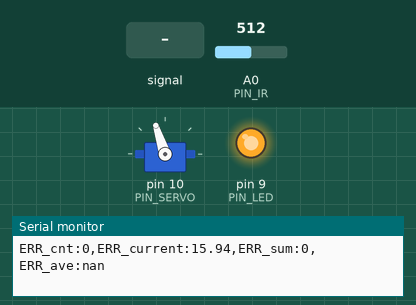
Bench run of a sketch on a simulated Arduino Uno, built with avr-gcc and run on an emulated ATmega328P. Parts: servo, output pins drawn as LEDs (lit = HIGH), the last lines printed to the serial monitor. Dashed ring = blinking. The inputs (shaded band) are chosen by the test bench; at power-on: A0 (PIN_IR) = 512.

Above: at 1.2 s.
1.3 s: A0 (PIN_IR) fed a 2 Hz sine of ±306 counts around its level
At 3.31 s:
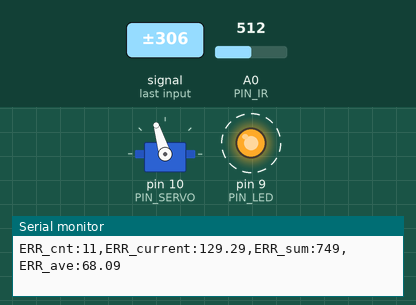
4.3 s: A0 (PIN_IR) fed a 200 Hz sine of ±81 counts around its level
At 4.72 s:
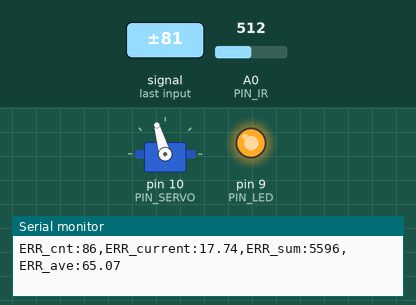
7.3 s: A0 (PIN_IR) set to 122
10.3 s: A0 (PIN_IR) set to 511
At 11.8 s:
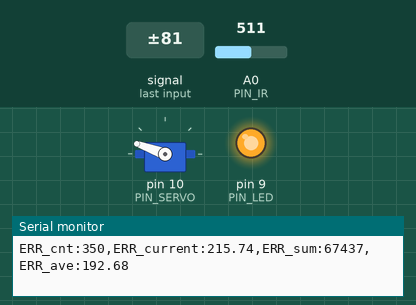
12.5 s: A0 (PIN_IR) set to 716
At 13.0 s:
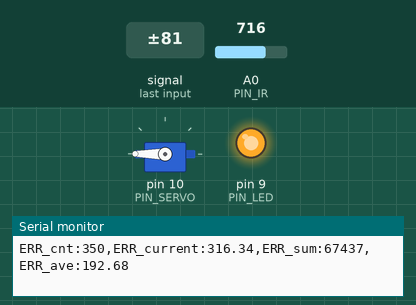
Timing chart, 0 to 15.0 s (numbered marks = the images above; inputs shaded):
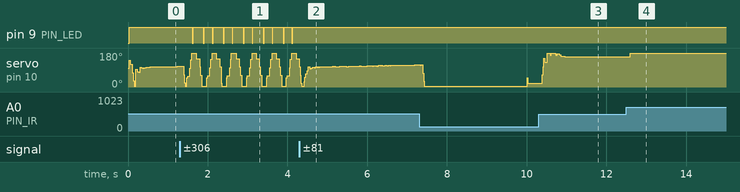

Measured:
- after the input at 1.3 s, pin 9 (PIN_LED): alternates HIGH for 0.23 s and LOW for 0.02 s, starting after 0.31 s
- after the input at 4.3 s, pin 9 (PIN_LED): stops changing and stays HIGH
- after the input at 12.5 s, servo on pin 10 (PIN_SERVO): 160° → 180° after 0.09 s

The sketch:

PID.ino
```cpp
#include <Servo.h>

// Arduino pin assignment
#define PIN_LED   9
#define PIN_SERVO 10
#define PIN_IR    A0

// Debug mode
#define MODE   2  // 0: serial plotter, 1: serial monitor, 2: evaluation

// Event interval parameters
#define _INTERVAL_DIST    20    // distance sensor interval (unit: ms)
#define _INTERVAL_SERVO   20     // servo interval (unit: ms)

//////////////// DO NOT modify below section!! //////////////////////////
#define _INTERVAL_SERIAL  100    // serial interval (unit: ms)
#define _INTERVAL_MOVE    10000  // Target move interval (unit: ms)
/////////////////////////////////////////////////////////////////////////

// EMA filter configuration for the IR distance sensor
#define _EMA_ALPHA 0.8    // EMA weight of new sample (range: 0 to 1)
                          // Setting EMA to 1 effectively disables EMA filter

// Servo adjustment - Set _DUTY_MAX, _NEU, _MIN with your own numbers
#define _DUTY_MAX 2400 // 2000
#define _DUTY_NEU 1550 // 1500
#define _DUTY_MIN 600 // 1000

#define _SERVO_ANGLE_DIFF  80  // Replace with |D - E| degree
#define _SERVO_SPEED       1000  // servo speed

// PID parameters
#define _KP 3   // proportional gain
#define _KD 250   // derivative gain
#define _KI 0.05   // integral gain

const int numSamples = 11; // 샘플 크기
float samples[numSamples];  // 샘플 배열
float tempSamples[numSamples];
int sampleIndex = 0;

// global variables

Servo myservo;      // Servo instance
float dist_ema;     // filtered distance

// Event periods
unsigned long last_sampling_time_dist, last_sampling_time_servo, last_sampling_time_serial; // unit: ms
bool event_dist, event_servo, event_serial; // event triggered?

//////////////// DO NOT modify below section!! /////////////////////////
unsigned long error_sum, error_cnt, toggle_cnt;
unsigned long last_sampling_time_move; // unit: msec
int dist_target = 55;

#define _TIME_TO_STABILIZE  3000  // time to control
#define _ERROR_ALLOWED      3     // allowable error (unit: mm)
////////////////////////////////////////////////////////////////////////

// Servo speed control
float duty_chg_per_interval;     // maximum duty difference per interval

// Servo position
float duty_target, duty_current;

// PID variables
float error_current, error_prev;
float pterm, dterm, iterm;

void setup() {
  // initialize GPIO pins
  pinMode(PIN_LED,OUTPUT);

  myservo.attach(PIN_SERVO);
  duty_target = duty_current = _DUTY_NEU;
  myservo.writeMicroseconds(duty_current);

  // convert angle speed into duty change per interval
  duty_chg_per_interval =
    (float)(_DUTY_MAX - _DUTY_MIN) * ((float)_SERVO_SPEED / _SERVO_ANGLE_DIFF) * (_INTERVAL_SERVO / 1000.0);

  // initialize serial port
  Serial.begin(1000000);
}

void loop() {
  unsigned long time_current = millis();

  // wait until next event time
  if (time_current >= (last_sampling_time_dist + _INTERVAL_DIST)) {
    last_sampling_time_dist += _INTERVAL_DIST;
    event_dist = true;
  }
  if (time_current >= (last_sampling_time_servo + _INTERVAL_SERVO)) {
    last_sampling_time_servo += _INTERVAL_SERVO;
    event_servo = true;
  }
  if (time_current >= (last_sampling_time_serial + _INTERVAL_SERIAL)) {
    last_sampling_time_serial += _INTERVAL_SERIAL;
    event_serial = true;
  }

//////////////// DO NOT modify below section!! /////////////////////////
  if (time_current >= (last_sampling_time_move + _INTERVAL_MOVE)) {
        last_sampling_time_move += _INTERVAL_MOVE;
        dist_target = 310 - dist_target;
        if (MODE == 2 && ++toggle_cnt == 5) {
          Serial.println("--------------------------------------------------");
          Serial.print("ERR_cnt:");
          Serial.print(error_cnt);
          Serial.print(",ERR_sum:");
          Serial.print(error_sum);
          Serial.print(",ERR_ave:");
          Serial.println(error_sum / (float) error_cnt);
          exit(0);
        }
  }
////////////////////////////////////////////////////////////////////////

  if (event_dist) {
    float dist_filtered; // unit: mm
    float control;

    event_dist = false;

    // get a distance reading from the distance sensor
    dist_filtered = volt_to_distance(ir_sensor_filtered(99, 0.5, 0));
    dist_ema = _EMA_ALPHA * dist_filtered + (1.0 - _EMA_ALPHA) * dist_ema;

    // 1. 새로운 센서 값 읽기
    float newSample = dist_ema;

    // 2. 샘플 배열 업데이트
    samples[sampleIndex] = newSample;
    sampleIndex = (sampleIndex + 1) % numSamples; // 순환 인덱스

    // 3. 중간값 필터 적용
    // float filteredValue = medianFilter(samples, numSamples);
    // dist_ema = filteredValue;

    for (int i = 0; i < numSamples; i++){
      tempSamples[i] = samples[i];
    }

    for (int i = 0; i < numSamples - 1; i++){
      for (int j = 0; j < numSamples - 1; j++){
        if (tempSamples[j] > tempSamples[j+1]){
          float temp = tempSamples[j];
          tempSamples[j] = tempSamples[j+1];
          tempSamples[j+1] = temp;
        }
      }
    }
    dist_ema = (tempSamples[numSamples / 2 - 1] + tempSamples[numSamples / 2] + tempSamples[numSamples / 2 + 1]) / 3;

    // PID control logic
    error_current = dist_target - dist_ema;

    if (abs(error_current) <= 25) {
      iterm += _KI * error_current;
    } else {
      iterm = 0;
    }

    if (dist_target == 255) {
      pterm = _KP * error_current;
      dterm = _KD * (error_current - error_prev);
    } else if (dist_target == 55) {
      pterm = (_KP * 1.4) * error_current;
      dterm = (_KD * 0.8) * (error_current - error_prev);
    } else {
      pterm = _KP * error_current;
      dterm = _KD * (error_current - error_prev);
    }

//////////////// DO NOT modify below section!! /////////////////////////
    if (time_current >= last_sampling_time_move + _TIME_TO_STABILIZE) {
      error_cnt++;
      if (abs(error_current) > _ERROR_ALLOWED) {
        error_sum += abs(error_current);
      }
    }
    if (abs(error_current) <= _ERROR_ALLOWED) {
      digitalWrite(PIN_LED, 0);
    } else {
      digitalWrite(PIN_LED, 1);
    }
////////////////////////////////////////////////////////////////////////

//    pterm = _KP * error_current;
//    dterm = _KD * (error_current - error_prev);
//    iterm += _KI * error_current;

    control = pterm + dterm + iterm;
    error_prev = error_current;

    duty_target = _DUTY_NEU + control;

    // Limit duty_target within the range of [_DUTY_MIN, _DUTY_MAX]
    if (duty_target < _DUTY_MIN)
      duty_target = _DUTY_MIN; // lower limit
    if (duty_target > _DUTY_MAX)
      duty_target = _DUTY_MAX; // upper limit
  }

  if (event_servo) {
    event_servo = false;

    // adjust duty_current toward duty_target by duty_chg_per_interval
    if (duty_target > duty_current) {
      duty_current += duty_chg_per_interval;
      if (duty_current > duty_target)
        duty_current = duty_target;
    } else {
      duty_current -= duty_chg_per_interval;
      if (duty_current < duty_target)
        duty_current = duty_target;
    }

    // update servo position
    myservo.writeMicroseconds(duty_current);
  }

  //////////////// DO NOT modify below section!! /////////////////////////
  if (event_serial) {
    event_serial = false;

    if (MODE == 0) { // use for debugging with serial plotter
      Serial.print("MIN:0,MAX:310,TARGET:"); Serial.print(dist_target);
      Serial.print(",DIST:");                Serial.print(dist_ema);
      Serial.print(",ERR_ave(10X):");        Serial.println(error_sum / (float) error_cnt * 10);
    }

    if (MODE == 1) { // use for debugging with serial monitor
      Serial.print("MIN:0,MAX:310,TARGET:"); Serial.print(dist_target);
      Serial.print(",DIST:");    Serial.print(dist_ema);
      Serial.print(",pterm:");   Serial.print(pterm);
      // Serial.print(",dterm:");   Serial.print(dterm);
      Serial.print(",iterm:");   Serial.print(iterm);
      // Serial.print(",ERR_cnt:"); Serial.print(error_cnt);
      // Serial.print(",ERR_sum:"); Serial.print(error_sum);

      Serial.print(",ERR_current:"); Serial.print(abs(error_current));
      Serial.print(",ERR_ave:"); Serial.println(error_sum / (float) error_cnt);
    }

    if (MODE == 2) { // use for evaluation
      Serial.print("ERR_cnt:");
      Serial.print(error_cnt);
      Serial.print(",ERR_current:");
      Serial.print(abs(error_current));
      Serial.print(",ERR_sum:");
      Serial.print(error_sum);
      Serial.print(",ERR_ave:");
      Serial.println(error_sum / (float) error_cnt);
    }
  }
}
/////////////////////////////////////////////////////////////////////////

float volt_to_distance(int a_value)
{
  // Replace next line into your own equation
  // return (6762.0 / (a_value - 9) - 4.0) * 10.0;
  return 1054 + -5.56 * a_value + 0.0105 * a_value * a_value + -6.86E-06 * a_value * a_value * a_value;
}

int compare(const void *a, const void *b) {
  return (*(unsigned int *)a - *(unsigned int *)b);
}

unsigned int ir_sensor_filtered(unsigned int n, float position, int verbose)
{
  // Eliminate spiky noise of an IR distance sensor by repeating measurement and taking a middle value
  // n: number of measurement repetition
  // position: the percentile of the sample to be taken (0.0 <= position <= 1.0)
  // verbose: 0 - normal operation, 1 - observing the internal procedures, and 2 - calculating elapsed time.
  // Example 1: ir_sensor_filtered(n, 0.5, 0) => return the median value among the n measured samples.
  // Example 2: ir_sensor_filtered(n, 0.0, 0) => return the smallest value among the n measured samples.
  // Example 3: ir_sensor_filtered(n, 1.0, 0) => return the largest value among the n measured samples.

  // The output of Sharp infrared sensor includes lots of spiky noise.
  // To eliminate such a spike, ir_sensor_filtered() performs the following two steps:
  // Step 1. Repeat measurement n times and collect n * position smallest samples, where 0 <= postion <= 1.
  // Step 2. Return the position'th sample after sorting the collected samples.

  // returns 0, if any error occurs

  unsigned int *ir_val, ret_val;
  unsigned int start_time;

  if (verbose >= 2)
    start_time = millis();

  if ((n == 0) || (n > 100) || (position < 0.0) || (position > 1))
    return 0;

  if (position == 1.0)
    position = 0.999;

  if (verbose == 1) {
    Serial.print("n: "); Serial.print(n);
    Serial.print(", position: "); Serial.print(position);
    Serial.print(", ret_idx: ");  Serial.println((unsigned int)(n * position));
  }

  ir_val = (unsigned int *)malloc(sizeof(unsigned int) * n);
  if (ir_val == NULL)
    return 0;

  if (verbose == 1)
    Serial.print("IR:");

  for (int i = 0; i < n; i++) {
    ir_val[i] = analogRead(PIN_IR);
    if (verbose == 1) {
        Serial.print(" ");
        Serial.print(ir_val[i]);
    }
  }

  if (verbose == 1)
    Serial.print  ("  => ");

  qsort(ir_val, n, sizeof(unsigned int), compare);
  ret_val = ir_val[(unsigned int)(n * position)];

  if (verbose == 1) {
    for (int i = 0; i < n; i++) {
        Serial.print(" ");
        Serial.print(ir_val[i]);
    }
    Serial.print(" :: ");
    Serial.println(ret_val);
  }
  free(ir_val);

  if (verbose >= 2) {
    Serial.print("Elapsed time: "); Serial.print(millis() - start_time); Serial.println("ms");
  }

  return ret_val;
}
```
